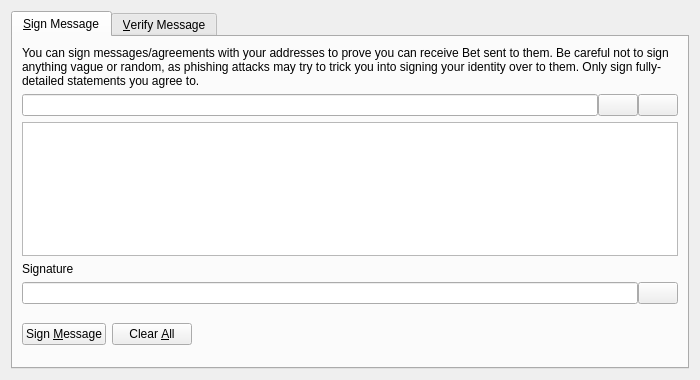
<?xml version="1.0" encoding="UTF-8"?>
<ui version="4.0">
 <class>SignVerifyMessageDialog</class>
 <widget class="QDialog" name="SignVerifyMessageDialog">
  <property name="geometry">
   <rect>
    <x>0</x>
    <y>0</y>
    <width>700</width>
    <height>380</height>
   </rect>
  </property>
  <property name="windowTitle">
   <string>Signatures - Sign / Verify a Message</string>
  </property>
  <property name="modal">
   <bool>true</bool>
  </property>
  <layout class="QVBoxLayout" name="verticalLayout">
   <item>
    <widget class="QTabWidget" name="tabWidget">
     <property name="currentIndex">
      <number>0</number>
     </property>
     <widget class="QWidget" name="tabSignMessage">
      <attribute name="title">
       <string>&amp;Sign Message</string>
      </attribute>
      <layout class="QVBoxLayout" name="verticalLayout_SM">
       <item>
        <widget class="QLabel" name="infoLabel_SM">
         <property name="text">
          <string>You can sign messages/agreements with your addresses to prove you can receive Bet sent to them. Be careful not to sign anything vague or random, as phishing attacks may try to trick you into signing your identity over to them. Only sign fully-detailed statements you agree to.</string>
         </property>
         <property name="textFormat">
          <enum>Qt::PlainText</enum>
         </property>
         <property name="wordWrap">
          <bool>true</bool>
         </property>
        </widget>
       </item>
       <item>
        <layout class="QHBoxLayout" name="horizontalLayout_1_SM">
         <property name="spacing">
          <number>0</number>
         </property>
         <item>
          <widget class="QValidatedLineEdit" name="addressIn_SM">
           <property name="toolTip">
            <string>The Bet address to sign the message with</string>
           </property>
          </widget>
         </item>
         <item>
          <widget class="QPushButton" name="addressBookButton_SM">
           <property name="toolTip">
            <string>Choose previously used address</string>
           </property>
           <property name="text">
            <string/>
           </property>
           <property name="shortcut">
            <string>Alt+A</string>
           </property>
           <property name="autoDefault">
            <bool>false</bool>
           </property>
          </widget>
         </item>
         <item>
          <widget class="QPushButton" name="pasteButton_SM">
           <property name="toolTip">
            <string>Paste address from clipboard</string>
           </property>
           <property name="text">
            <string/>
           </property>
           <property name="shortcut">
            <string>Alt+P</string>
           </property>
           <property name="autoDefault">
            <bool>false</bool>
           </property>
          </widget>
         </item>
        </layout>
       </item>
       <item>
        <widget class="QPlainTextEdit" name="messageIn_SM">
         <property name="toolTip">
          <string>Enter the message you want to sign here</string>
         </property>
        </widget>
       </item>
       <item>
        <widget class="QLabel" name="signatureLabel_SM">
         <property name="text">
          <string>Signature</string>
         </property>
         <property name="textFormat">
          <enum>Qt::PlainText</enum>
         </property>
        </widget>
       </item>
       <item>
        <layout class="QHBoxLayout" name="horizontalLayout_2_SM">
         <property name="spacing">
          <number>0</number>
         </property>
         <item>
          <widget class="QLineEdit" name="signatureOut_SM">
           <property name="font">
            <font>
             <italic>true</italic>
            </font>
           </property>
           <property name="readOnly">
            <bool>true</bool>
           </property>
          </widget>
         </item>
         <item>
          <widget class="QPushButton" name="copySignatureButton_SM">
           <property name="toolTip">
            <string>Copy the current signature to the system clipboard</string>
           </property>
           <property name="text">
            <string/>
           </property>
           <property name="autoDefault">
            <bool>false</bool>
           </property>
          </widget>
         </item>
        </layout>
       </item>
       <item>
        <layout class="QHBoxLayout" name="horizontalLayout_3_SM">
         <item>
          <widget class="QPushButton" name="signMessageButton_SM">
           <property name="toolTip">
            <string>Sign the message to prove you own this Bet address</string>
           </property>
           <property name="text">
            <string>Sign &amp;Message</string>
           </property>
           <property name="autoDefault">
            <bool>false</bool>
           </property>
          </widget>
         </item>
         <item>
          <widget class="QPushButton" name="clearButton_SM">
           <property name="toolTip">
            <string>Reset all sign message fields</string>
           </property>
           <property name="text">
            <string>Clear &amp;All</string>
           </property>
           <property name="autoDefault">
            <bool>false</bool>
           </property>
          </widget>
         </item>
         <item>
          <spacer name="horizontalSpacer_1_SM">
           <property name="orientation">
            <enum>Qt::Horizontal</enum>
           </property>
           <property name="sizeHint" stdset="0">
            <size>
             <width>40</width>
             <height>48</height>
            </size>
           </property>
          </spacer>
         </item>
         <item>
          <widget class="QLabel" name="statusLabel_SM">
           <property name="font">
            <font>
             <weight>75</weight>
             <bold>true</bold>
            </font>
           </property>
           <property name="text">
            <string/>
           </property>
           <property name="wordWrap">
            <bool>true</bool>
           </property>
          </widget>
         </item>
         <item>
          <spacer name="horizontalSpacer_2_SM">
           <property name="orientation">
            <enum>Qt::Horizontal</enum>
           </property>
           <property name="sizeHint" stdset="0">
            <size>
             <width>40</width>
             <height>48</height>
            </size>
           </property>
          </spacer>
         </item>
        </layout>
       </item>
      </layout>
     </widget>
     <widget class="QWidget" name="tabVerifyMessage">
      <attribute name="title">
       <string>&amp;Verify Message</string>
      </attribute>
      <layout class="QVBoxLayout" name="verticalLayout_VM">
       <item>
        <widget class="QLabel" name="infoLabel_VM">
         <property name="text">
          <string>Enter the receiver's address, message (ensure you copy line breaks, spaces, tabs, etc. exactly) and signature below to verify the message. Be careful not to read more into the signature than what is in the signed message itself, to avoid being tricked by a man-in-the-middle attack. Note that this only proves the signing party receives with the address, it cannot prove sendership of any transaction!</string>
         </property>
         <property name="textFormat">
          <enum>Qt::PlainText</enum>
         </property>
         <property name="alignment">
          <set>Qt::AlignLeading|Qt::AlignLeft|Qt::AlignTop</set>
         </property>
         <property name="wordWrap">
          <bool>true</bool>
         </property>
        </widget>
       </item>
       <item>
        <layout class="QHBoxLayout" name="horizontalLayout_1_VM">
         <property name="spacing">
          <number>0</number>
         </property>
         <item>
          <widget class="QValidatedLineEdit" name="addressIn_VM">
           <property name="toolTip">
            <string>The Bet address the message was signed with</string>
           </property>
          </widget>
         </item>
         <item>
          <widget class="QPushButton" name="addressBookButton_VM">
           <property name="toolTip">
            <string>Choose previously used address</string>
           </property>
           <property name="text">
            <string/>
           </property>
           <property name="shortcut">
            <string>Alt+A</string>
           </property>
           <property name="autoDefault">
            <bool>false</bool>
           </property>
          </widget>
         </item>
        </layout>
       </item>
       <item>
        <widget class="QPlainTextEdit" name="messageIn_VM"/>
       </item>
       <item>
        <widget class="QValidatedLineEdit" name="signatureIn_VM"/>
       </item>
       <item>
        <layout class="QHBoxLayout" name="horizontalLayout_2_VM">
         <item>
          <widget class="QPushButton" name="verifyMessageButton_VM">
           <property name="toolTip">
            <string>Verify the message to ensure it was signed with the specified Bet address</string>
           </property>
           <property name="text">
            <string>Verify &amp;Message</string>
           </property>
           <property name="autoDefault">
            <bool>false</bool>
           </property>
          </widget>
         </item>
         <item>
          <widget class="QPushButton" name="clearButton_VM">
           <property name="toolTip">
            <string>Reset all verify message fields</string>
           </property>
           <property name="text">
            <string>Clear &amp;All</string>
           </property>
           <property name="autoDefault">
            <bool>false</bool>
           </property>
          </widget>
         </item>
         <item>
          <spacer name="horizontalSpacer_1_VM">
           <property name="orientation">
            <enum>Qt::Horizontal</enum>
           </property>
           <property name="sizeHint" stdset="0">
            <size>
             <width>40</width>
             <height>48</height>
            </size>
           </property>
          </spacer>
         </item>
         <item>
          <widget class="QLabel" name="statusLabel_VM">
           <property name="font">
            <font>
             <weight>75</weight>
             <bold>true</bold>
            </font>
           </property>
           <property name="text">
            <string/>
           </property>
           <property name="wordWrap">
            <bool>true</bool>
           </property>
          </widget>
         </item>
         <item>
          <spacer name="horizontalSpacer_2_VM">
           <property name="orientation">
            <enum>Qt::Horizontal</enum>
           </property>
           <property name="sizeHint" stdset="0">
            <size>
             <width>40</width>
             <height>48</height>
            </size>
           </property>
          </spacer>
         </item>
        </layout>
       </item>
      </layout>
     </widget>
    </widget>
   </item>
  </layout>
 </widget>
 <customwidgets>
  <customwidget>
   <class>QValidatedLineEdit</class>
   <extends>QLineEdit</extends>
   <header>qvalidatedlineedit.h</header>
  </customwidget>
 </customwidgets>
 <resources>
  <include location="../bet.qrc"/>
 </resources>
 <connections/>
</ui>
